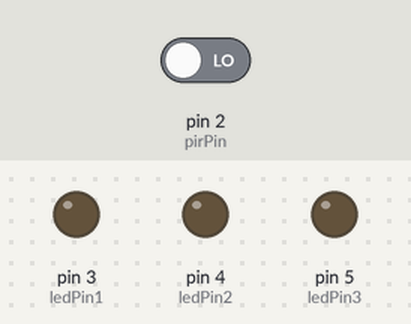
Simulated run of this sketch. Board: Arduino Uno, built with avr-gcc and run on an emulated ATmega328P. On the bench: output pins drawn as LEDs (lit = HIGH). The inputs (shaded band) are chosen by the test bench; at power-on: pin 2 (pirPin) LOW. Sleep ends after the set time or at an interrupt.

Above: at 1.2 s.
1.3 s: pin 2 (pirPin) driven HIGH
At 2.5 s:
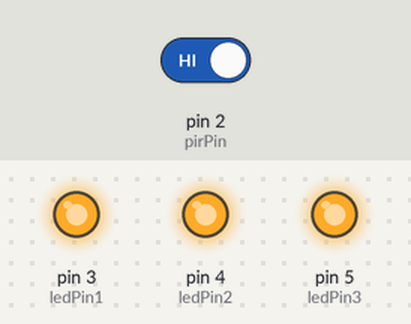
Timing chart, 0 to 12.8 s (numbered marks = the images above; inputs shaded):
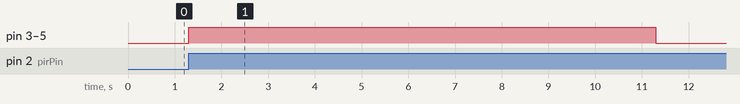

The sketch:

pir2.ino
```cpp
#include <avr/sleep.h>
#include <SoftwareSerial.h>

int ledPin1 = 3;       // ledPin을 13번에 추가
int ledPin2 = 4;       // ledPin을 13번에 추가
int ledPin3 = 5;       // ledPin을 13번에 추가
int pirPin = 2;     // inputPin을 2번에 추가
long startTime = 0;
bool needLedOn = false;

//SoftwareSerial dbgSerial(0, 1); // RX, TX

void setup() {
  pinMode(pirPin, INPUT);    //inputPin을 입력모드로
  pinMode(ledPin1, OUTPUT);    //ledPin을 출력모드로
  pinMode(ledPin2, OUTPUT);    //ledPin을 출력모드로
  pinMode(ledPin3, OUTPUT);    //ledPin을 출력모드로
//  dbgSerial.begin(9600);           //시리얼 통신을, 9600속도로 받습니다. ( 숫자 조정은 자유)
}

void loop(){

  if (needLedOn) {
    ledOn();
    delay(10000);
    needLedOn = false;
  } else {
    ledOff();
    sleepNow();
  }
}

void ledOn(){
  digitalWrite(ledPin1,HIGH);
  digitalWrite(ledPin2,HIGH);
  digitalWrite(ledPin3,HIGH);
}

void ledOff(){
  digitalWrite(ledPin1,LOW);
  digitalWrite(ledPin2,LOW);
  digitalWrite(ledPin3,LOW);
}

void wakeUpNow()        // here the interrupt is handled after wakeup
{
//    sleep_disable();         // first thing after waking from sleep:
//    detachInterrupt(0);      // disables interrupt 0 on pin 2 so the
//    dbgSerial.println("wake up");
    needLedOn = true;
}

void sleepNow()         // here we put the arduino to sleep
{
//    sleep_enable();
//    attachInterrupt(0,wakeUpNow, HIGH); // use interrupt 0 (pin 2) and run function
//    set_sleep_mode(SLEEP_MODE_PWR_DOWN);   // sleep mode is set here
//    sleep_cpu();

//    dbgSerial.println("Entering sleep mode");
    set_sleep_mode(SLEEP_MODE_PWR_DOWN);   // sleep mode is set here
    sleep_enable();          // enables the sleep bit in the mcucr register
                             // so sleep is possible. just a safety pin

    attachInterrupt(0,wakeUpNow, HIGH); // use interrupt 0 (pin 2) and run function
                                       // wakeUpNow when pin 2 gets LOW

    sleep_mode();            // here the device is actually put to sleep!!
                             // THE PROGRAM CONTINUES FROM HERE AFTER WAKING UP

    sleep_disable();         // first thing after waking from sleep:
                             // disable sleep...
    detachInterrupt(0);      // disables interrupt 0 on pin 2 so the
                             // wakeUpNow code will not be executed
                             // during normal running time.
}
```

Measured:
- after the input at 1.3 s, pin 3 (ledPin1), pin 4 (ledPin2), pin 5 (ledPin3): LOW → HIGH at once, → LOW 10.0 s later
